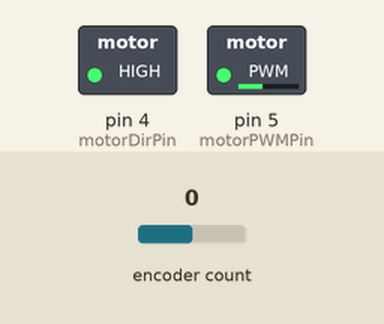
The sketch below on a simulated Arduino Uno, built with avr-gcc and run on an emulated ATmega328P. Parts: switched loads named in the sketch (green lamp = pin HIGH). The inputs (shaded band) are chosen by the test bench; at power-on: encoder count 0. What the sketch prints to the serial monitor is not drawn.

Above: at 0.1 s.
Timing chart, 0 to 1.6 s (numbered marks = the images above):
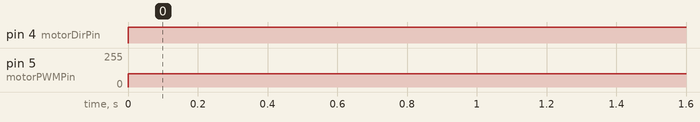

The sketch:

encoder_test.ino
```cpp
#define ENCODER_OPTIMIZE_INTERRUPTS
#include <Encoder.h>

// pin definition
const int encoderAPin = 3;
const int encoderBPin = 2;
const int motorDirPin = 4;
const int motorPWMPin = 5;

//  parameters for velocity calculations
int clicksPerOutRev = 1920; // from Pololu specifications
long sampTime       = 500;  // number of milliseconds to count clicks

// containers
byte pwmWheel   = 0;
float wheelRPM  = 0;
long lastMillis = 0;

// define objects
Encoder enc(encoderAPin, encoderBPin);

void setup() {
    // initialize pins
    pinMode(motorDirPin, OUTPUT);
    pinMode(motorPWMPin, OUTPUT);

    Serial.begin(9600);
    Serial.println("Reading shaft RPM: ");

    // reset time, encoder
    lastMillis = millis();
    enc.write(0);
}

void loop() {
    // write outputs to motor
    digitalWrite(motorDirPin, 1);
    analogWrite(motorPWMPin, 100);

    if ((millis() - lastMillis) > sampTime) {
        // calculate wheel linear velocity (neglecting slip)
        wheelRPM = enc.read() * 60000.00 / (clicksPerOutRev * (millis() - lastMillis));
        // reset time, encoder
        lastMillis = millis();
        enc.write(0);
        Serial.println(wheelRPM);
    }
}
```

Measured:
- by itself, pin 4 (motorDirPin): LOW → HIGH at 0.00 s
- by itself, pin 5 (motorPWMPin): 0/255 → 100/255 at 0.00 s
